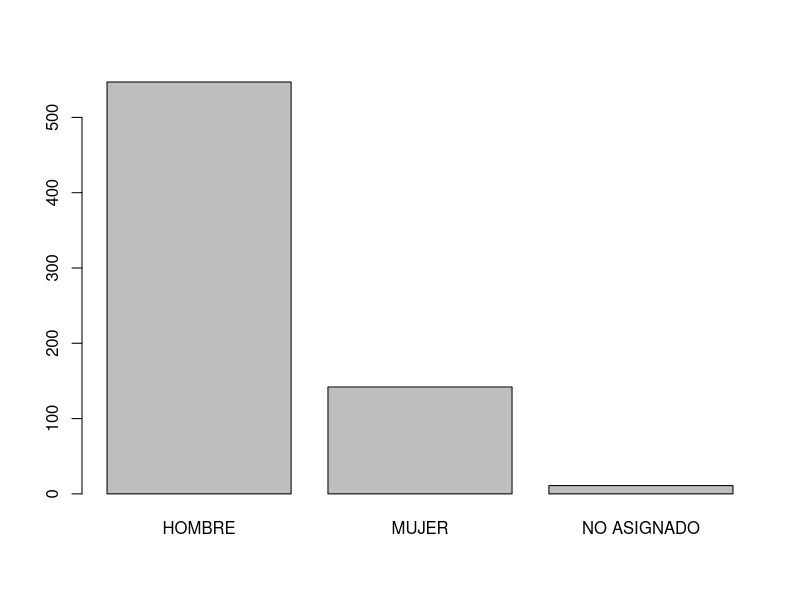
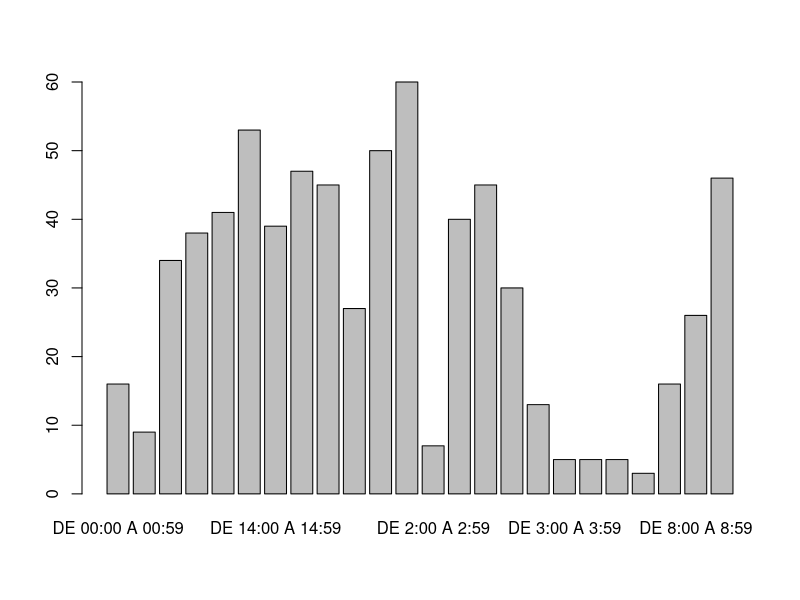
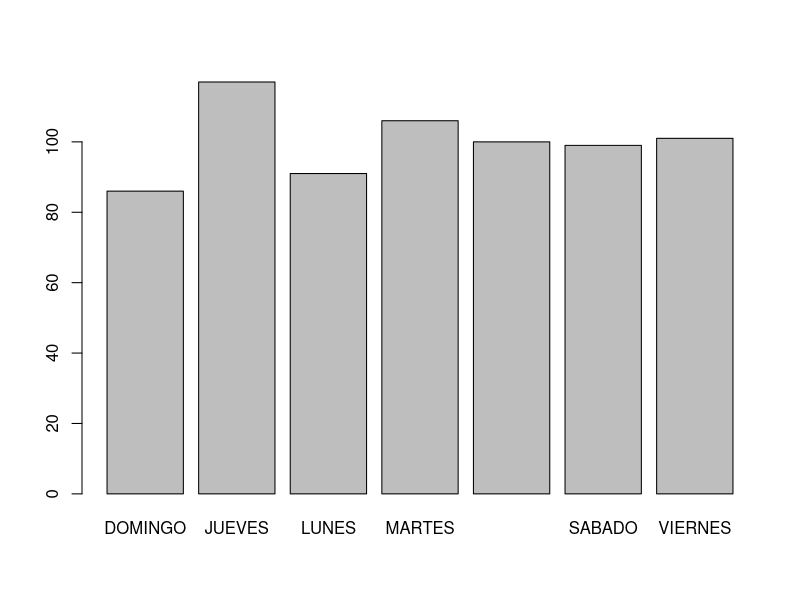
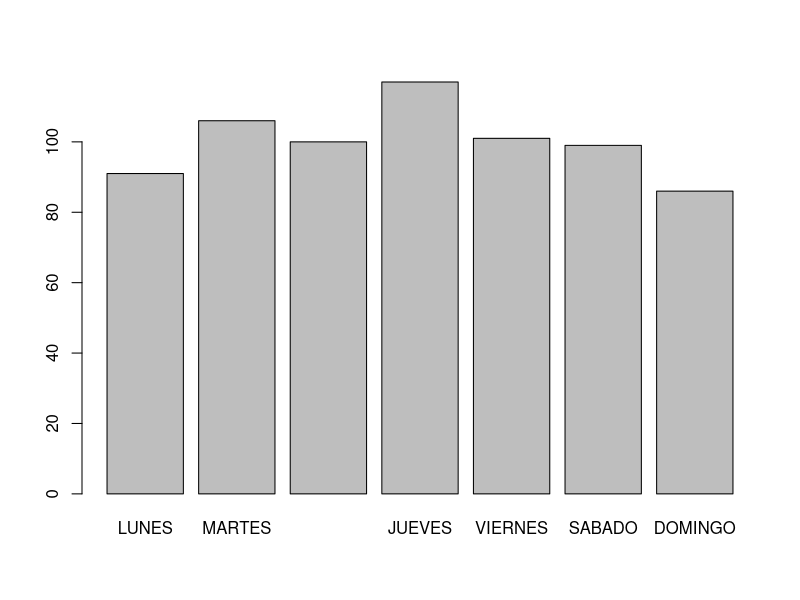

Write R code to recreate these figures, in order.
## ---- chunk 1
install.packages("tidyverse")
library(readxl)
AccidentesBicicletas_2018 <- read_excel("AccidentesBicicletas_2018.xlsx")
View(AccidentesBicicletas_2018)
## ---- chunk 2
colnames(AccidentesBicicletas_2018)
## ---- chunk 3
str(AccidentesBicicletas_2018)
## ---- chunk 4
accidente <- AccidentesBicicletas_2018
## ---- chunk 5
accidente$"CPFA Lluvia" <- NULL
accidente$"CPFA Granizo" <- NULL
accidente$"CPFA Lluvia" <- NULL
accidente$"CPFA Hielo" <- NULL
accidente$"CPFA Niebla" <- NULL
accidente$"CPFA Nieve" <- NULL
accidente$"CPFA Mojada" <- NULL
accidente$"CPFA Aceite" <- NULL
accidente$"CPFA Barro" <- NULL
accidente$"CPSV Mojada" <- NULL
accidente$"CPSV Aceite" <- NULL
accidente$"CPSV Barro" <- NULL
accidente$"CPSV Grava Suelta" <- NULL
accidente$"CPSV Hielo" <- NULL
accidente$"Nº" <- NULL
accidente$"CPSV Seca Y Limpia" <- NULL
accidente$LESIVIDAD <- NULL
accidente$`CPFA Seco` <- NULL
## ---- chunk 6
colnames(accidente)
## ---- chunk 7
names(accidente) <- c("Fecha", "Rango Horario", "Dia Semana", "Distrito", "Lugar Accidente", "Numero Parte","Numero Victimas",
                      "Tipo Accidente","Tipo Vehiculo","Tipo Persona","Sexo","Tramo Edad"  )
## ---- chunk 8
fsexo = as.factor(accidente$Sexo)
fsexo
levels(fsexo)
summary(fsexo)
plot(fsexo)
## ---- chunk 9
fhoras = as.factor(accidente$`Rango Horario`)
fhoras
levels(fhoras)
summary(fhoras)
plot(fhoras)
## ---- chunk 10
sapply(accidente[, 7], mean, na.rm = TRUE)
## ---- chunk 11
sapply(accidente[, 7], max, na.rm = TRUE)
## ---- chunk 12
fecha <- accidente$Fecha
fecha
format(fecha, format = "%d/%m/%y")
## ---- chunk 13
# Realizamos la impresion de la grafica y nos damos cuenta de que estan desorganizados los dias de la semana

fdia = as.factor(accidente$`Dia Semana`)
fdia
levels(fdia)
summary(fdia)
plot(fdia)

# Para poder organizar los datos necesitamos cambiar a factor la variable: 
  
fechas2 <- as.factor(accidente$`Dia Semana`)

# ver como está ordenada
levels(fechas2)

# confirmar que tiene 7 niveles
nlevels(fechas2)
summary(fechas2)

# ordenar correctamente
fechas2 = factor(accidente$`Dia Semana`, levels = c("LUNES", "MARTES", "MIERCOLES", "JUEVES", "VIERNES", "SABADO", "DOMINGO"))

# confirmar que está ordenada
levels(fechas2)
summary(fechas2)
plot(fechas2)

